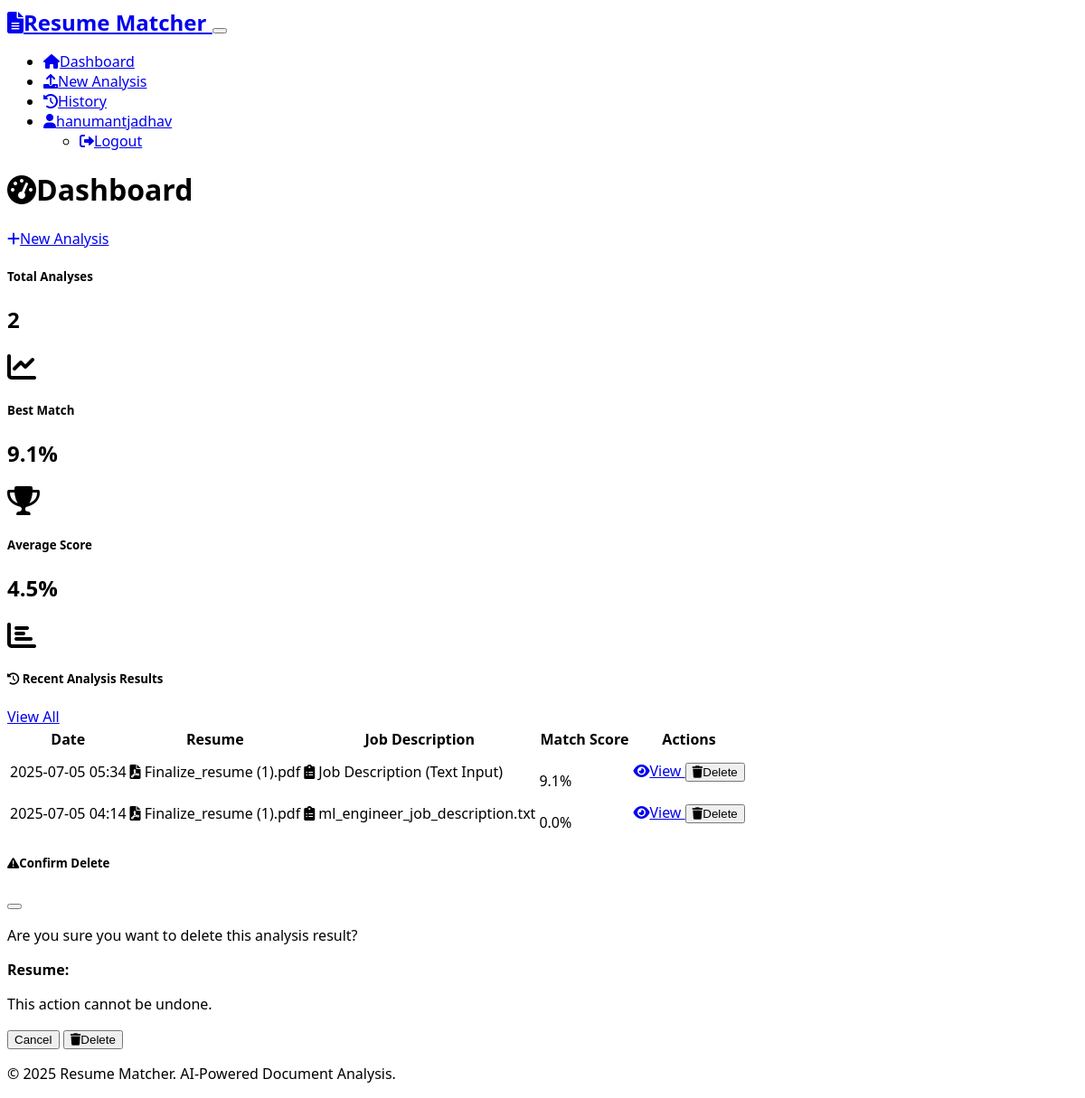
Page /dashboard (signed in) on the earlier database version.
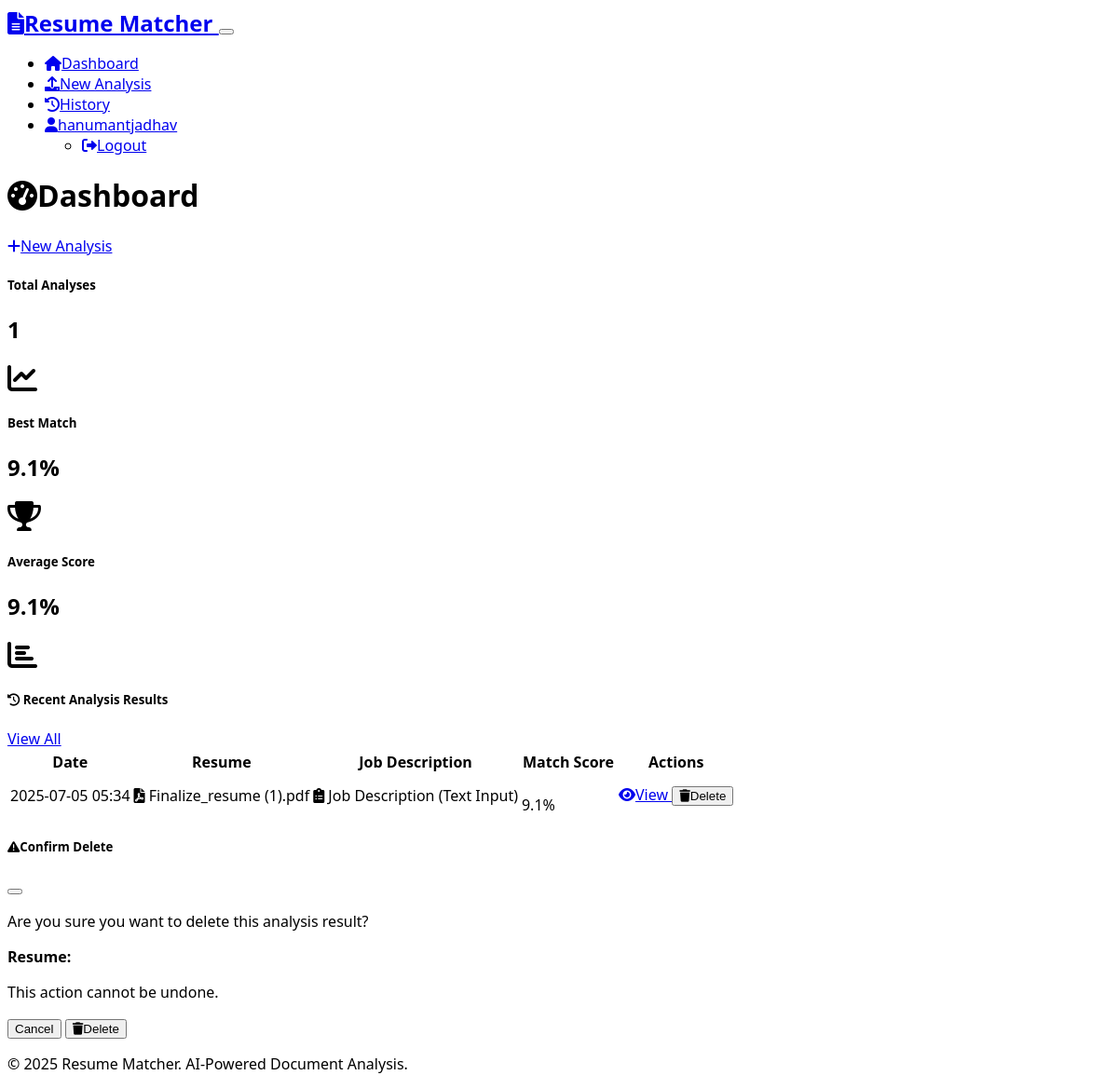
Same page on the later database version.
### models.py (models this page shows)
class User(UserMixin, db.Model):
    id = db.Column(db.Integer, primary_key=True)
    username = db.Column(db.String(64), unique=True, nullable=False)
    email = db.Column(db.String(120), unique=True, nullable=False)
    password_hash = db.Column(db.String(256), nullable=False)
    created_at = db.Column(db.DateTime, default=datetime.utcnow)
    match_results = db.relationship('MatchResult', backref='user', lazy=True, cascade='all, delete-orphan')

class MatchResult(db.Model):
    id = db.Column(db.Integer, primary_key=True)
    user_id = db.Column(db.Integer, db.ForeignKey('user.id'), nullable=False)
    resume_filename = db.Column(db.String(255), nullable=False)
    job_description_filename = db.Column(db.String(255), nullable=False)
    match_score = db.Column(db.Float, nullable=False)
    resume_keywords = db.Column(db.Text)  # JSON string
    job_keywords = db.Column(db.Text)  # JSON string
    suggestions = db.Column(db.Text)  # JSON string
    created_at = db.Column(db.DateTime, default=datetime.utcnow)

### routes.py (the view)
@app.route('/dashboard')
@login_required
def dashboard():
    recent_results = MatchResult.query.filter_by(user_id=current_user.id)\
                                    .order_by(MatchResult.created_at.desc())\
                                    .limit(5).all()
    return render_template('dashboard.html', recent_results=recent_results)

### app.py (called while the page is built)
@login_manager.user_loader
def load_user(user_id):
    from models import User
    return User.query.get(int(user_id))

### templates/dashboard.html (shortened to what this page needs)
{% extends "base.html" %}
{% block content %}
<div class="row">
    <div class="col-12">
        <div class="d-flex justify-content-between align-items-center mb-4">
            <h1><i class="fas fa-tachometer-alt me-2"></i>Dashboard</h1>
            <a href="{{ url_for('upload_files') }}" class="btn btn-primary">
                <i class="fas fa-plus me-1"></i>New Analysis
            </a>
        </div>
    </div>
</div>
<div class="row mb-4">
    <div class="col-md-4">
        <div class="card bg-primary text-white">
            <div class="card-body">
                <div class="d-flex align-items-center">
                    <div class="flex-grow-1">
                        <h5 class="card-title">Total Analyses</h5>
                        <h2 class="mb-0">{{ recent_results|length if show_all else recent_results|length }}</h2>
                    </div>
                    <div class="ms-3">
                        <i class="fas fa-chart-line fa-2x"></i>
                    </div>
                </div>
            </div>
        </div>
    </div>
    <div class="col-md-4">
        <div class="card bg-success text-white">
            <div class="card-body">
                <div class="d-flex align-items-center">
                    <div class="flex-grow-1">
                        <h5 class="card-title">Best Match</h5>
                        <h2 class="mb-0">
                            {% if recent_results %}
                                {{ "%.1f"|format(recent_results|map(attribute='match_score')|max) }}%
                            {% else %}
                                0%
                            {% endif %}
                        </h2>
                    </div>
                    <div class="ms-3">
                        <i class="fas fa-trophy fa-2x"></i>
                    </div>
                </div>
            </div>
        </div>
    </div>
    <div class="col-md-4">
        <div class="card bg-info text-white">
            <div class="card-body">
                <div class="d-flex align-items-center">
                    <div class="flex-grow-1">
                        <h5 class="card-title">Average Score</h5>
                        <h2 class="mb-0">
                            {% if recent_results %}
                                {{ "%.1f"|format(recent_results|map(attribute='match_score')|sum / recent_results|length) }}%
                            {% else %}
                                0%
                            {% endif %}
                        </h2>
                    </div>
                    <div class="ms-3">
                        <i class="fas fa-chart-bar fa-2x"></i>
                    </div>
                </div>
            </div>
        </div>
    </div>
</div>
<div class="row">
    <div class="col-12">
        <div class="card">
            <div class="card-header d-flex justify-content-between align-items-center">
                <h5 class="mb-0">
                    <i class="fas fa-history me-2"></i>
                    {% if show_all %}All Analysis Results{% else %}Recent Analysis Results{% endif %}
                </h5>
                {% if not show_all and recent_results|length > 0 %}
                    <a href="{{ url_for('view_history') }}" class="btn btn-outline-secondary btn-sm">View All</a>
                {% endif %}
            </div>
            <div class="card-body">
                {% if recent_results %}
                    <div class="table-responsive">
                        <table class="table table-hover">
                            <thead>
                                <tr>
                                    <th>Date</th>
                                    <th>Resume</th>
                                    <th>Job Description</th>
                                    <th>Match Score</th>
                                    <th>Actions</th>
                                </tr>
                            </thead>
                            <tbody>
                                {% for result in recent_results %}
                                <tr>
                                    <td>{{ result.created_at.strftime('%Y-%m-%d %H:%M') }}</td>
                                    <td>
                                        <i class="fas fa-file-pdf text-danger me-1"></i>
                                        {{ result.resume_filename }}
                                    </td>
                                    <td>
                                        <i class="fas fa-clipboard-list text-info me-1"></i>
                                        {% if result.job_description_filename == "Direct Input" %}
                                            Job Description (Text Input)
                                        {% else %}
                                            {{ result.job_description_filename }}
                                        {% endif %}
                                    </td>
                                    <td>
                                        <div class="d-flex align-items-center">
                                            <div class="progress me-2" style="width: 100px; height: 20px;">
                                            </div>
                                            <span class="fw-bold">{{ "%.1f"|format(result.match_score) }}%</span>
                                        </div>
                                    </td>
                                    <td>
                                        <div class="btn-group" role="group">
                                            <a href="{{ url_for('view_results', result_id=result.id) }}"
                                               class="btn btn-outline-primary btn-sm">
                                                <i class="fas fa-eye me-1"></i>View
                                            </a>
                                            <button type="button" class="btn btn-outline-danger btn-sm"
                                                    onclick="deleteResult({{ result.id }}, '{{ result.resume_filename }}')">
                                                <i class="fas fa-trash me-1"></i>Delete
                                            </button>
                                        </div>
                                    </td>
                                </tr>
                                {% endfor %}
                            </tbody>
                        </table>
                    </div>
                {% endif %}
            </div>
        </div>
    </div>
</div>
<div class="modal fade" id="deleteModal" tabindex="-1" aria-labelledby="deleteModalLabel" aria-hidden="true">
    <div class="modal-dialog">
        <div class="modal-content">
            <div class="modal-header">
                <h5 class="modal-title" id="deleteModalLabel">
                    <i class="fas fa-exclamation-triangle text-warning me-2"></i>Confirm Delete
                </h5>
                <button type="button" class="btn-close" data-bs-dismiss="modal" aria-label="Close"></button>
            </div>
            <div class="modal-body">
                <p>Are you sure you want to delete this analysis result?</p>
                <p><strong>Resume:</strong> </p>
                <p class="text-muted small">This action cannot be undone.</p>
            </div>
            <div class="modal-footer">
                <button type="button" class="btn btn-secondary" data-bs-dismiss="modal">Cancel</button>
                <form id="deleteForm" method="POST" style="display: inline;">
                    <button type="submit" class="btn btn-danger">
                        <i class="fas fa-trash me-1"></i>Delete
                    </button>
                </form>
            </div>
        </div>
    </div>
</div>
{% endblock %}

### templates/base.html (shortened to what this page needs)
<!DOCTYPE html>
<html lang="en" data-bs-theme="dark">
<head>
    <link href="https://cdn.replit.com/agent/bootstrap-agent-dark-theme.min.css" rel="stylesheet">
    <link rel="stylesheet" href="https://cdnjs.cloudflare.com/ajax/libs/font-awesome/6.0.0/css/all.min.css">
    <link rel="stylesheet" href="{{ url_for('static', filename='css/style.css') }}">
</head>
<body>
    <nav class="navbar navbar-expand-lg navbar-dark bg-dark">
        <div class="container">
            <a class="navbar-brand" href="{{ url_for('dashboard') if current_user.is_authenticated else url_for('login') }}">
                <i class="fas fa-file-alt me-2"></i>Resume Matcher
            </a>
            <button class="navbar-toggler" type="button" data-bs-toggle="collapse" data-bs-target="#navbarNav">
            </button>
            <div class="collapse navbar-collapse" id="navbarNav">
                <ul class="navbar-nav ms-auto">
                    {% if current_user.is_authenticated %}
                        <li class="nav-item">
                            <a class="nav-link" href="{{ url_for('dashboard') }}">
                                <i class="fas fa-home me-1"></i>Dashboard
                            </a>
                        </li>
                        <li class="nav-item">
                            <a class="nav-link" href="{{ url_for('upload_files') }}">
                                <i class="fas fa-upload me-1"></i>New Analysis
                            </a>
                        </li>
                        <li class="nav-item">
                            <a class="nav-link" href="{{ url_for('view_history') }}">
                                <i class="fas fa-history me-1"></i>History
                            </a>
                        </li>
                        <li class="nav-item dropdown">
                            <a class="nav-link dropdown-toggle" href="#" role="button" data-bs-toggle="dropdown">
                                <i class="fas fa-user me-1"></i>{{ current_user.username }}
                            </a>
                            <ul class="dropdown-menu">
                                <li><a class="dropdown-item" href="{{ url_for('logout') }}">
                                    <i class="fas fa-sign-out-alt me-1"></i>Logout
                                </a></li>
                            </ul>
                        </li>
                    {% endif %}
                </ul>
            </div>
        </div>
    </nav>
    <main class="container mt-4">
        {% block content %}{% endblock %}
    </main>
    <footer class="bg-dark text-light mt-5 py-4">
        <div class="container text-center">
            <p>&copy; 2025 Resume Matcher. AI-Powered Document Analysis.</p>
        </div>
    </footer>
</body>
</html>

### static/css/style.css (style rules this page uses)
body { font-family: 'Segoe UI', Tahoma, Geneva, Verdana, sans-serif; }
.progress { border-radius: 10px; overflow: hidden; }
.card { transition: transform 0.2s ease, box-shadow 0.2s ease; }
.navbar-brand { font-weight: 600; font-size: 1.5rem; }
.btn { transition: all 0.2s ease; }
footer { margin-top: auto; }
[data-bs-theme="dark"] .card { background-color: var(--bs-dark); border-color: var(--bs-gray-700); }

Differences in the rows shown:
removed MatchResult: created_at "2025-07-05 04:14", resume_filename "Finalize_resume (1).pdf", job_description_filename "ml_engineer_job_description.txt", match_score "0.0"
Other differences:
{{ recent_results|length if show_all else recent_results|length }}: "2" → "1"
text no longer shown: "4.5"
text now shown: "9.1"
